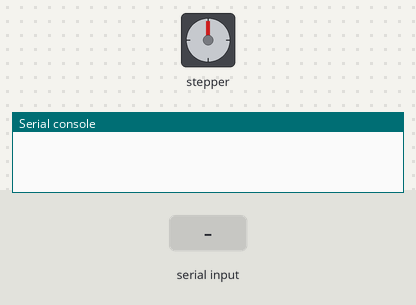
The program below on a simulated Raspberry Pi Pico running MicroPython. On the bench: stepper motor, the last lines printed to the serial console. Inputs (shaded band) come from the test bench. The stepper is drawn at 200 steps a turn.

Above: at 1.2 s.
1.3 s: "A" received over the second serial link
At 1.45 s:
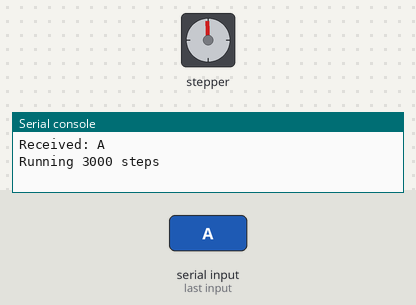
4.3 s: "B" received over the second serial link
7.3 s: "C" received over the second serial link
At 8.4 s:
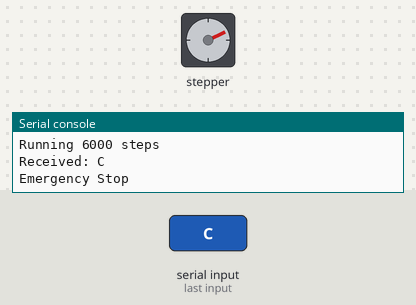
8.8 s: "D" received over the second serial link
At 9.25 s:
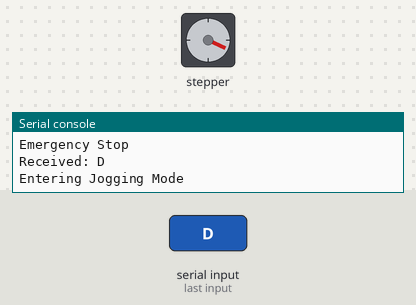
11.8 s: "E" received over the second serial link
At 13.0 s:
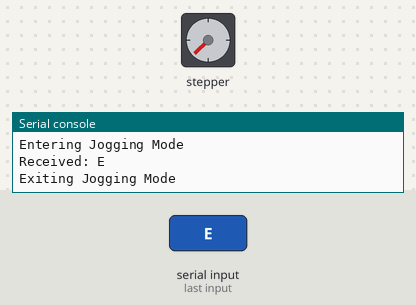
13.3 s: "A" received over the second serial link
At 13.75 s:
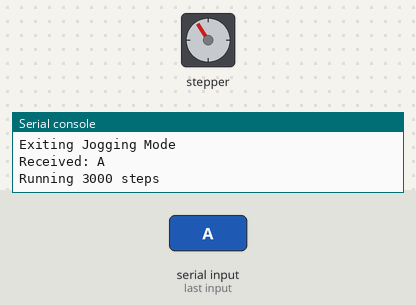
Timing chart, 0 to 19.9 s (numbered marks = the images above; inputs shaded):
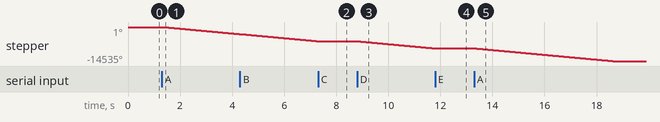

The program:

raspberrypi-pico.py
```python
import machine
import utime

# Initialize UART1
uart1 = machine.UART(1, tx=machine.Pin(4), rx=machine.Pin(5), baudrate=9600)

# Initialize stepper motor pins
step_pin = machine.Pin(2, machine.Pin.OUT)
dir_pin = machine.Pin(3, machine.Pin.OUT)

# Flags
emergency_stop_flag = False
jogging_mode_flag = False

# Counter
step_counter = 0

# Settings
steps_todo = 0
delay = 0.001
initial_delay = 0.002

# Function to reset the counter and settings
def reset_counter():
    global step_counter, steps_todo
    step_counter = 0
    steps_todo = 0

# Main function
def main():
    global emergency_stop_flag, jogging_mode_flag, step_counter, steps_todo

    while True:
        # Read UART if available
        if uart1.any():
            received_char = uart1.read(1).decode('ascii')
            print("Received:", received_char)

            if received_char == 'A':
                reset_counter()
                steps_todo = 3000
                print("Running 3000 steps")

            elif received_char == 'B':
                reset_counter()
                steps_todo = 6000
                print("Running 6000 steps")

            elif received_char == 'C':
                print("Emergency Stop")
                emergency_stop_flag = True

            elif received_char == 'D':
                print("Entering Jogging Mode")
                jogging_mode_flag = True

            elif received_char == 'E':
                print("Exiting Jogging Mode")
                jogging_mode_flag = False

        # Run stepper
        if steps_todo > 0 and not emergency_stop_flag:
            step_pin.value(1)
            utime.sleep_us(300)
            step_pin.value(0)
            utime.sleep_us(300)
            if step_counter < 50:
                utime.sleep(initial_delay)
            else:
                utime.sleep(delay)
            step_counter += 1
            steps_todo -= 1

        # Check emergency stop
        if emergency_stop_flag:
            reset_counter()
            emergency_stop_flag = False

        # Check jogging mode
        if jogging_mode_flag and not emergency_stop_flag:
            step_pin.value(1)
            utime.sleep_us(300)
            step_pin.value(0)
            utime.sleep_us(300)
            utime.sleep(delay)

if __name__ == "__main__":
    main()
```

Measured:
- after the input at 1.3 s, stepper: keeps turning counter-clockwise at about 1009°/s, starting at once
- after the input at 7.3 s, stepper: goes on until 7.3 s, then stays -6055°
- after the input at 8.8 s, stepper: keeps turning counter-clockwise at about 1027°/s, starting at once
- after the input at 11.8 s, stepper: goes on until 11.8 s, then stays -9135°
- after the input at 13.3 s, stepper: turns 5400° counter-clockwise in 5.3 s, starting at once
